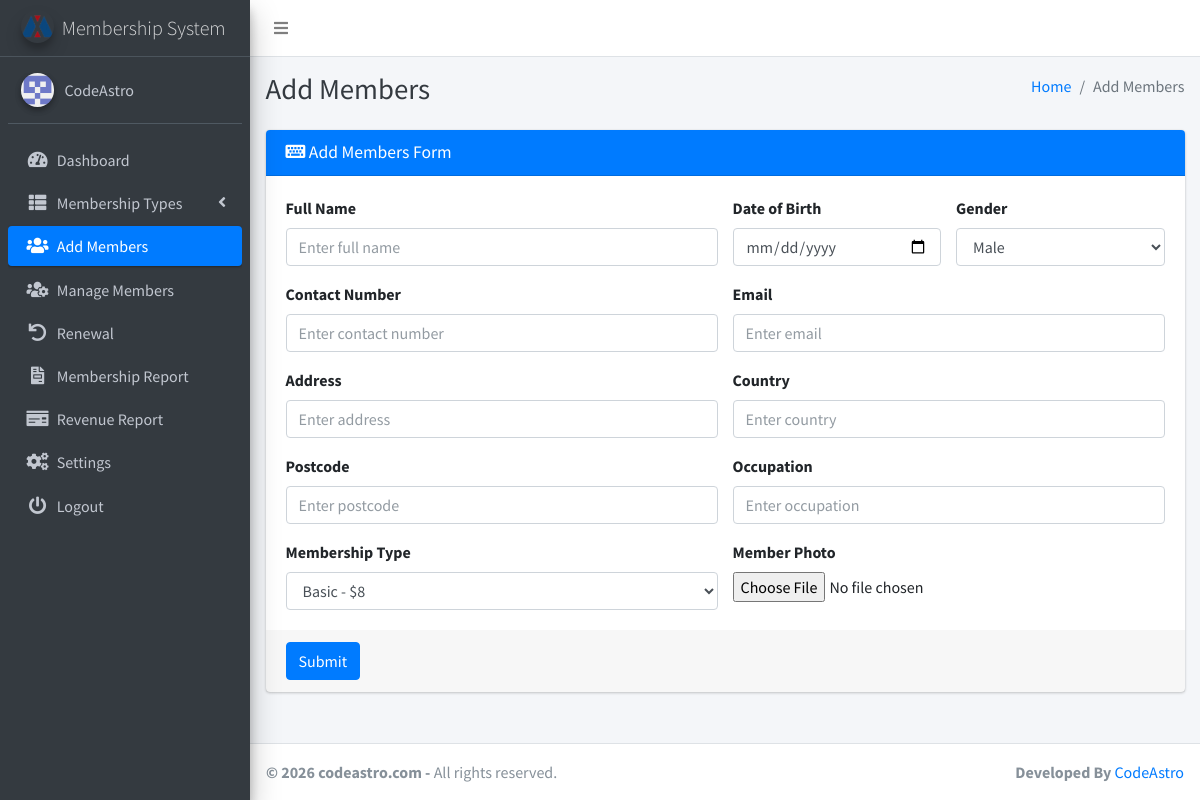
Page /add_members.php (signed in) on the committed database.
### tables this page shows
CREATE TABLE IF NOT EXISTS `settings` (
`id` int(11) NOT NULL,
  `system_name` varchar(255) NOT NULL,
  `logo` varchar(255) NOT NULL,
  `currency` varchar(50) NOT NULL
);

### add_members.php (the view, shortened to what this page needs)
<?php
include('includes/config.php');
$membershipTypesQuery = "SELECT id, type, amount FROM membership_types";
$membershipTypesResult = $conn->query($membershipTypesQuery);
?>
<?php include('includes/header.php');?>
<body class="hold-transition sidebar-mini layout-fixed layout-navbar-fixed layout-footer-fixed">
<div class="wrapper">
    <?php include('includes/nav.php'); ?>
    <?php include('includes/sidebar.php'); ?>
    <div class="content-wrapper">
        <?php include('includes/pagetitle.php'); ?>
        <section class="content">
            <div class="container-fluid">
                <div class="row">
                    <div class="col-md-12">
                        <div class="card card-primary">
                            <div class="card-header">
                                <h3 class="card-title"><i class="fas fa-keyboard"></i> Add Members Form</h3>
                            </div>
                            <form method="post" action="" enctype="multipart/form-data">
                                <div class="card-body">
                                    <div class="row">
                                        <div class="col-sm-6">
                                            <label for="fullname">Full Name</label>
                                            <input type="text" class="form-control" id="fullname" name="fullname"
                                                   placeholder="Enter full name" required>
                                        </div>
                                        <div class="col-sm-3">
                                            <label for="dob">Date of Birth</label>
                                            <input type="date" class="form-control" id="dob" name="dob" required>
                                        </div>
                                        <div class="col-sm-3">
                                            <label for="gender">Gender</label>
                                            <select class="form-control" id="gender" name="gender" required>
                                                <option value="Male">Male</option>
                                            </select>
                                        </div>
                                    </div>
                                    <div class="row mt-3">
                                        <div class="col-sm-6">
                                            <label for="contactNumber">Contact Number</label>
                                            <input type="tel" class="form-control" id="contactNumber"
                                                   name="contactNumber" placeholder="Enter contact number" required>
                                        </div>
                                        <div class="col-sm-6">
                                            <label for="email">Email</label>
                                            <input type="email" class="form-control" id="email" name="email"
                                                   placeholder="Enter email" required>
                                        </div>
                                    </div>
                                    <div class="row mt-3">
                                        <div class="col-sm-6">
                                            <label for="address">Address</label>
                                            <input type="text" class="form-control" id="address" name="address"
                                                   placeholder="Enter address" required>
                                        </div>
                                        <div class="col-sm-6">
                                            <label for="country">Country</label>
                                            <input type="text" class="form-control" id="country" name="country"
                                                   placeholder="Enter country" required>
                                        </div>
                                    </div>
                                    <div class="row mt-3">
                                        <div class="col-sm-6">
                                            <label for="postcode">Postcode</label>
                                            <input type="text" class="form-control" id="postcode" name="postcode"
                                                   placeholder="Enter postcode" required>
                                        </div>
                                        <div class="col-sm-6">
                                            <label for="occupation">Occupation</label>
                                            <input type="text" class="form-control" id="occupation" name="occupation"
                                                   placeholder="Enter occupation" required>
                                        </div>
                                    </div>
                                    <div class="row mt-3">
                                    <div class="col-sm-6">
                                        <label for="membershipType">Membership Type</label>
                                        <select class="form-control" id="membershipType" name="membershipType" required>
                                            <?php
                                            if ($membershipTypesResult) {
                                                while ($row = $membershipTypesResult->fetch_assoc()) {
                                                    $currencyQuery = "SELECT currency FROM settings";
                                                    $currencyResult = $conn->query($currencyQuery);
                                                    if ($currencyResult->num_rows > 0) {
                                                        $currencyRow = $currencyResult->fetch_assoc();
                                                        $currencySymbol = $currencyRow['currency'];
                                                    } else {
                                                        $currencySymbol = '$';
                                                    }
                                                    echo "<option value='{$row['id']}'>{$row['type']} - {$currencySymbol}{$row['amount']}</option>";
                                                }
                                            } else {
                                                echo "Error: " . $conn->error;
                                            }
                                            ?>
                                        </select>
                                    </div>
                                    <div class="col-sm-6">
                                        <label for="photo">Member Photo</label>
                                        <input type="file" class="form-control-file" id="photo" name="photo">
                                    </div>
                                </div>
                                </div>
                                <div class="card-footer">
                                    <button type="submit" class="btn btn-primary">Submit</button>
                                </div>
                            </form>
                        </div>
                    </div>
                </div>
            </div>
        </section>
    </div>
    <footer class="main-footer">
        <strong> &copy; <?php echo date('Y');?> codeastro.com</a> -</strong>
        All rights reserved.
        <div class="float-right d-none d-sm-inline-block">
        <b>Developed By</b> <a href="https://codeastro.com/">CodeAstro</a>
        </div>
    </footer>
</div>
</body>
</html>

### includes/sidebar.php (shortened to what this page needs)
<?php
$current_page = basename($_SERVER['PHP_SELF']);
?>
 <aside class="main-sidebar sidebar-dark-primary elevation-4">
    <a href="" class="brand-link">
    <img src="<?php echo getLogoUrl(); ?>" alt="Logo" class="brand-image img-circle elevation-3" style="opacity: .8">
    <span class="brand-text font-weight-light"><?php echo getSystemName(); ?></span>
</a>
<?php
function getSystemName()
{
    global $conn;
    $systemNameQuery = "SELECT system_name FROM settings";
    $systemNameResult = $conn->query($systemNameQuery);
    if ($systemNameResult->num_rows > 0) {
        $systemNameRow = $systemNameResult->fetch_assoc();
        return $systemNameRow['system_name'];
    } else {
        return 'CodeAstro';
    }
}
function getLogoUrl()
{
    global $conn;
    $logoQuery = "SELECT logo FROM settings";
    $logoResult = $conn->query($logoQuery);
    if ($logoResult->num_rows > 0) {
        $logoRow = $logoResult->fetch_assoc();
        return $logoRow['logo'];
    } else {
        return 'dist/img/AdminLTELogo.png';
    }
}
?>
    <div class="sidebar">
      <div class="user-panel mt-3 pb-3 mb-3 d-flex">
        <div class="image">
          <img src="dist/img/2382414.png" class="img-circle elevation-2" alt="User Image">
        </div>
        <div class="info">
          <a href="#" class="d-block">CodeAstro</a>
        </div>
      </div>
      <nav class="mt-2">
        <ul class="nav nav-pills nav-sidebar flex-column" data-widget="treeview" role="menu" data-accordion="false">
          <li class="nav-item">
            <a href="dashboard.php" class="nav-link <?php echo ($current_page == 'dashboard.php') ? 'active' : ''; ?>">
              <i class="nav-icon fas fa-tachometer-alt"></i>
              <p>
                Dashboard
              </p>
            </a>
          </li>
          <li class="nav-item has-treeview">
            <a href="#" class="nav-link <?php echo ($current_page == 'add_type.php' || $current_page == 'view_type.php' || $current_page == 'edit_type.php') ? 'active' : ''; ?>">
              <i class="nav-icon fas fa-th-list"></i>
              <p>
                Membership Types
                <i class="fas fa-angle-left right"></i>
              </p>
            </a>
          </li>
          <li class="nav-item">
            <a href="add_members.php" class="nav-link <?php echo ($current_page == 'add_members.php') ? 'active' : ''; ?>">
              <i class="nav-icon fas fa-users"></i>
              <p>Add Members</p>
            </a>
          </li>
          <li class="nav-item">
            <a href="manage_members.php" class="nav-link <?php echo ($current_page == 'manage_members.php' || $current_page == 'edit_member.php' || $current_page == 'memberProfile.php') ? 'active' : ''; ?>">
              <i class="nav-icon fas fa-users-cog"></i>
              <p>Manage Members</p>
            </a>
          </li>
          <li class="nav-item">
            <a href="list_renewal.php" class="nav-link <?php echo ($current_page == 'list_renewal.php' || $current_page == 'renew.php') ? 'active' : ''; ?>">
            <i class="nav-icon fas fa-undo"></i>
              <p>Renewal</p>
            </a>
          </li>
          <li class="nav-item">
            <a href="report.php" class="nav-link <?php echo ($current_page == 'report.php') ? 'active' : ''; ?>">
              <i class="nav-icon fas fa-file-invoice"></i>
              <p>Membership Report</p>
            </a>
          </li>
          <li class="nav-item">
            <a href="revenue_report.php" class="nav-link <?php echo ($current_page == 'revenue_report.php') ? 'active' : ''; ?>">
              <i class="nav-icon fas fa-money-check"></i>
              <p>Revenue Report</p>
            </a>
          </li>
          <li class="nav-item">
            <a href="settings.php" class="nav-link <?php echo ($current_page == 'settings.php') ? 'active' : ''; ?>">
              <i class="nav-icon fas fa-cogs"></i>
              <p>Settings</p>
            </a>
          </li>
          <li class="nav-item">
            <a href="logout.php" class="nav-link <?php echo ($current_page == 'logout.php') ? 'active' : ''; ?>">
              <i class="nav-icon fas fa-power-off"></i>
              <p>Logout</p>
            </a>
          </li>
        </ul>
      </nav>
    </div>
  </aside>

### rows in the picture
settings: logo (picture), system_name "Membership System"

### other values in the picture
$pageTitle "Add Members"
form field membershipType "Basic - $8"
